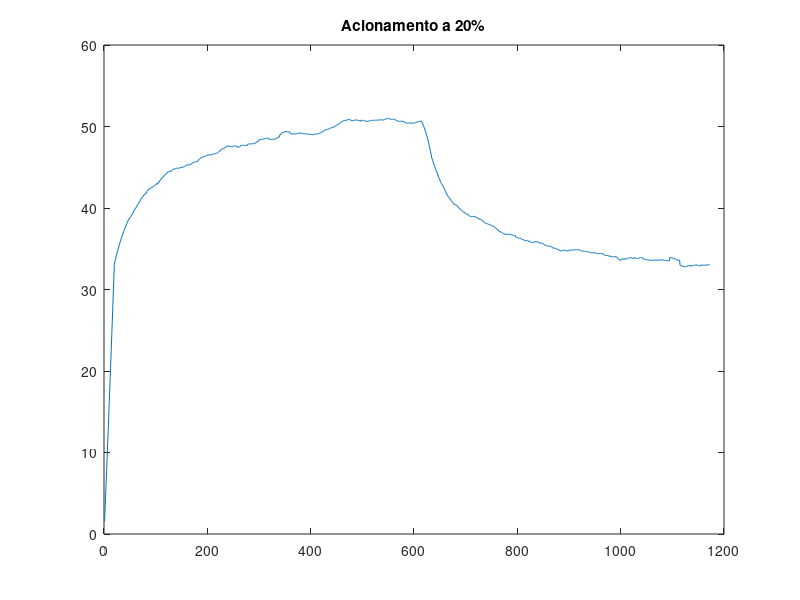
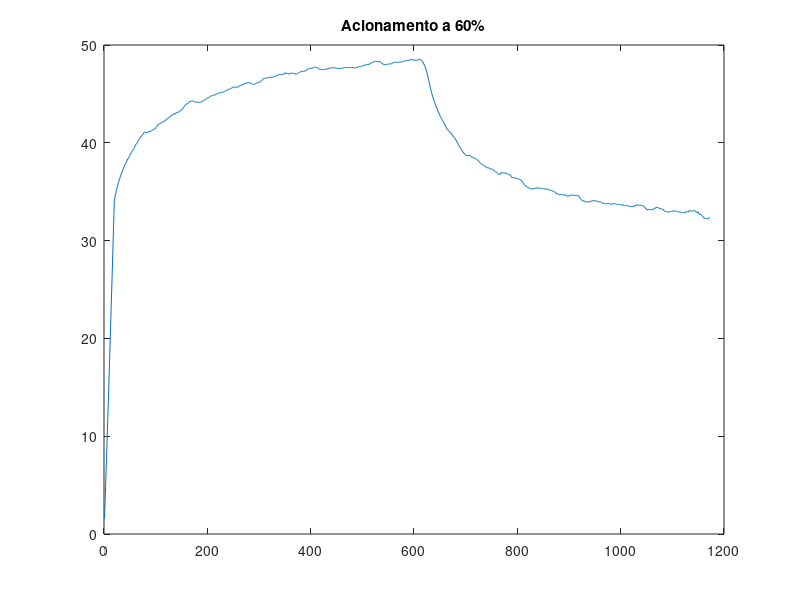
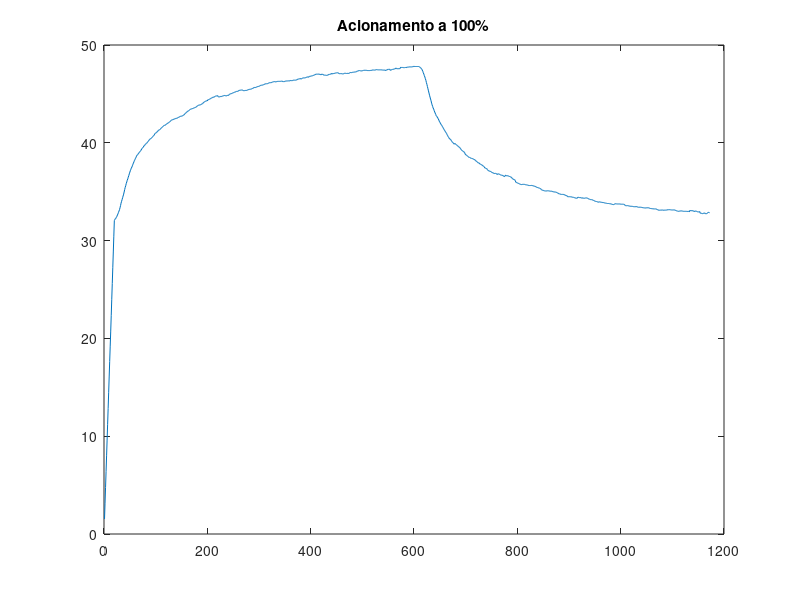
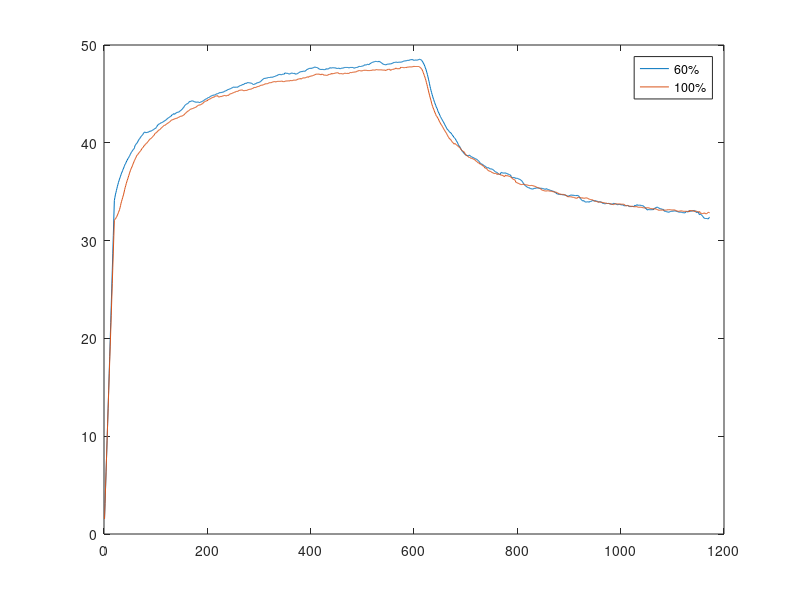

Reproduce these figures in MATLAB, in order.
clear all; close all; clc;

sinal=load('dados_20_60_100.txt')% carrega arquivo txt

  vinte      = sinal(:,1);
  sessenta   = sinal(:,2);
  cem        = sinal(:,3);
  
JanelaTam=20;
ordem=1;
janela20 = (1/JanelaTam)*ones(1,JanelaTam);
janela60 = (1/JanelaTam)*ones(1,JanelaTam);
janela100 = (1/JanelaTam)*ones(1,JanelaTam);
y20 = filter(janela20,ordem,vinte);
y60 = filter(janela60,ordem,sessenta);
y100 = filter(janela100,ordem,cem);




% media movel- amostra nova e antiga.
%hold on
figure(1);
% plot(vinte);
% hold
plot(y20);
title('Acionamento a 20%');

figure(2);
% plot(sessenta);
% hold
plot(y60);
title('Acionamento a 60%');

figure(3);
% plot(cem);
% hold
plot(y100);
title('Acionamento a 100%');

figure(4);
plot(y60);
hold
plot(y100);
legend('60%','100%');



M1=mean(vinte)
M2=mean(sessenta)
M3=mean(cem)